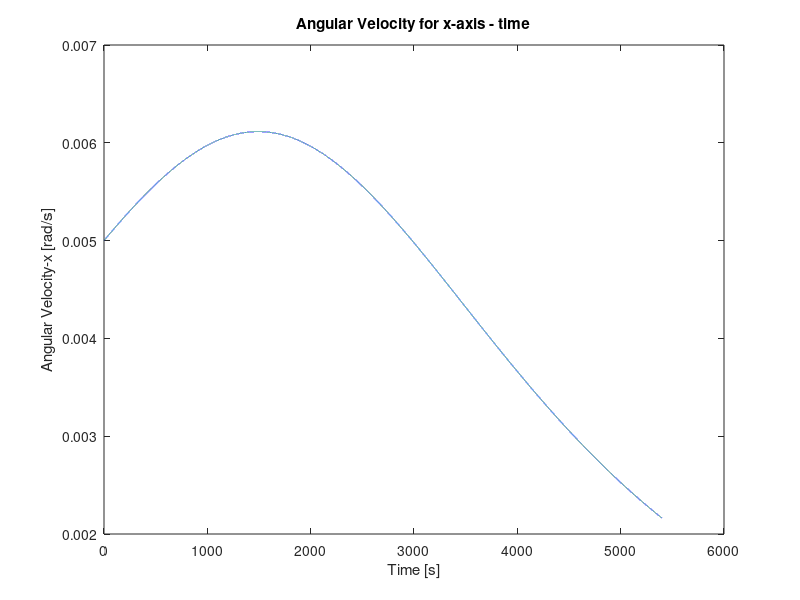
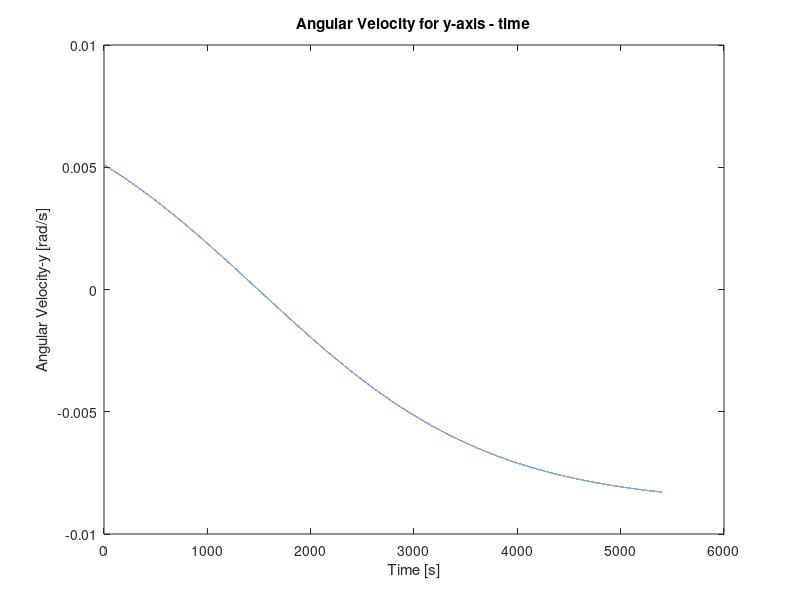
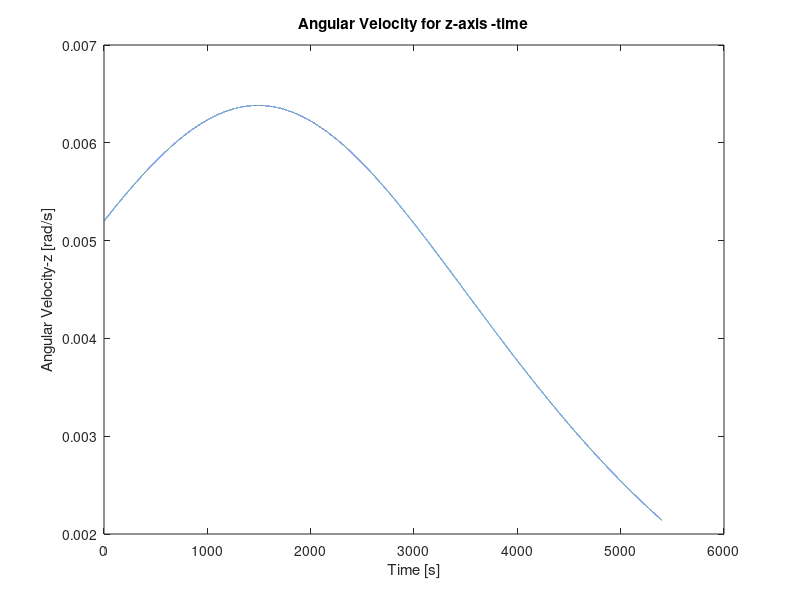
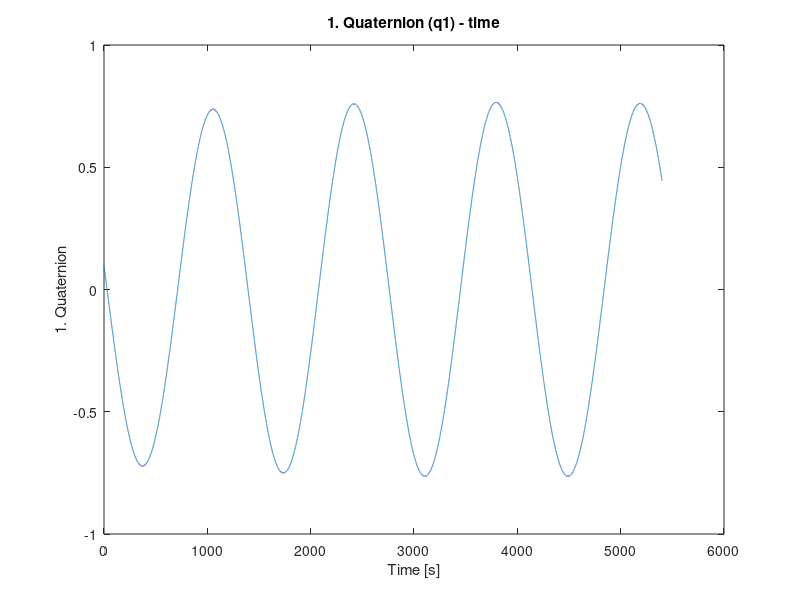

Write the MATLAB code that produced these figures, in order.
clc
clear
 
n=48;            %Student Number
Worbit=0.0011;   %The angular orbit velocity of satellite
Nt=3.6*10^-10;   %The disturbance torque acting on the satellite
N=54000;         %The iteration number
dt=0.1;          %The sample time 
t(1)=0;          %Initial Time
 
%The moments of inertia of the satellite
Jx=2.1*10^-3;    
Jy=2*10^-3;
Jz=1.9*10^-3;
 
%Initial data of the attitude angles (rad)
q1(1)=0.002*n;
q2(1)=0.001*n;
q3(1)=0.005*n;
q4(1)=sqrt(1-q1(1)^2-q2(1)^2-q3(1)^2);
 
%The initial data of the satellite’s angular velocities
Wx(1)=0.0002+0.0001*n;
Wy(1)=0.0003+0.0001*n;
Wz(1)=0.0004+0.0001*n;
 
C=cell(N,1);   %cell contains all transformation matrices C
 
for i=1:N   %for loop to perform iteration
    
    %Time Increase of 0.1 s per Iteration
    t(i+1)=t(i)+dt;
    
    %The Angular Velocities Iteration
    Wx(i+1)=Wx(i)+(dt/Jx)*(Wz(i)*Wy(i)+Nt)*(Jy-Jz);
    Wy(i+1)=Wy(i)+(dt/Jy)*(Wx(i)*Wz(i)+Nt)*(Jz-Jx);
    Wz(i+1)=Wz(i)+(dt/Jz)*(Wx(i)*Wy(i)+Nt)*(Jx-Jy);
    
    %The Quaternions
    q1(i+1)=q1(i)-0.5*dt*(q2(i)*Wx(i)+q3(i)*Wy(i)+q4(i)*Wz(i));
    q2(i+1)=q2(i)+0.5*dt*(q1(i)*Wx(i)-q4(i)*Wy(i)+q3(i)*Wz(i));
    q3(i+1)=q3(i)+0.5*dt*(q4(i)*Wx(i)+q1(i)*Wy(i)-q2(i)*Wz(i));
    q4(i+1)=q4(i)-0.5*dt*(q3(i)*Wx(i)-q2(i)*Wy(i)-q1(i)*Wz(i));
     
    %The Transformation Matrix
    c11(i)=q1(i)^2-q2(i)^2-q3(i)^2+q4(i)^4;
    c12(i)=2*(q1(i)*q2(i)+q3(i)*q4(i));
    c13(i)=2*(q1(i)*q3(i)-q2(i)*q4(i));
    c21(i)=2*(q1(i)*q2(i)-q3(i)*q4(i));
    c22(i)=-q1(i)^2+q2(i)^2-q3(i)^3+q4(i)^2;
    c23(i)=2*(q2(i)*q3(i)-q1(i)*q4(i));
    c31(i)=2*(q1(i)*q3(i)+q2(i)*q4(i));
    c32(i)=2*(q2(i)*q3(i)-q1(i)*q4(i));
    c33(i)=-q1(i)^2-q2(i)^2+q3(i)^2+q4(i)^2;
    
    C{i}=[c11(i),c12(i),c13(i);c21(i),c22(i),c23(i);c31(i),c32(i),c33(i)];
    
    
end
 
%Angular Velocities Graphs
figure
plot(t,Wx);
title('Angular Velocity for x-axis - time')
xlabel('Time [s]')
ylabel('Angular Velocity-x [rad/s]')

figure
plot(t,Wy);
title('Angular Velocity for y-axis - time')
xlabel('Time [s]')
ylabel('Angular Velocity-y [rad/s]')
 
figure
plot(t,Wz);
title('Angular Velocity for z-axis -time')
xlabel('Time [s]')
ylabel('Angular Velocity-z [rad/s]')
 

%Quaternion Graphs
figure
plot(t,q1);
title('1. Quaternion (q1) - time')
xlabel('Time [s]')
ylabel('1. Quaternion')
 
figure
plot(t,q2);
title('2. Quaternion (q2) - time')
xlabel('Time [s]')
ylabel('2. Quaternion')
 
figure
plot(t,q3);
title('3. Quaternion (q3) - time')
xlabel('Time [s]')
ylabel('3. Quaternion')
 
figure
plot(t,q4);
title('4. Quaternion (q4) - time')
xlabel('Time [s]')
ylabel('4. Quaternion') 
